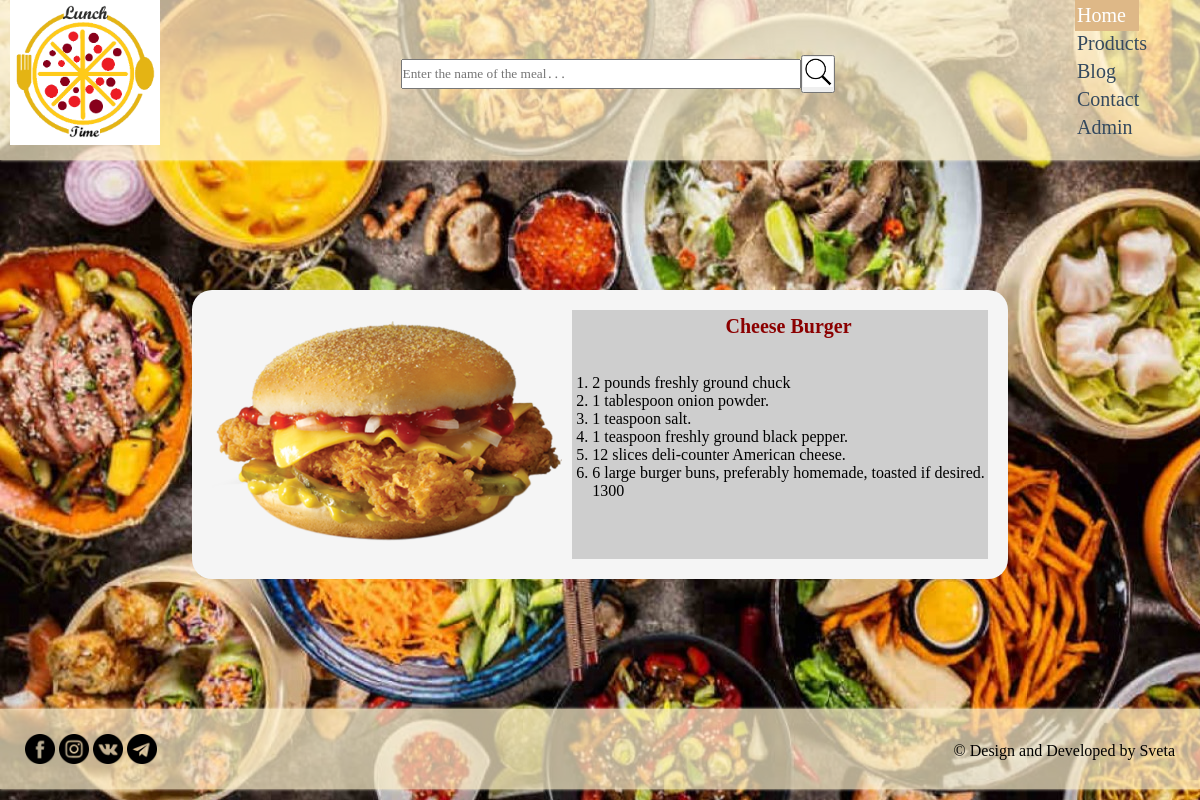
Page /single.php?id=1 on the committed database.
### tables this page shows
CREATE TABLE `products` (
  `id` int(11) NOT NULL AUTO_INCREMENT,
  `image` text NOT NULL,
  `title` text NOT NULL,
  `price` int(11) NOT NULL,
  PRIMARY KEY (`id`)
);

### single.php (the view, shortened to what this page needs)
<?php
    $date = mysqli_connect('localhost', 'root', '', 'webphp');
     if($date){
        $query ="SELECT * FROM `products` WHERE `id`=".$_GET['id'];
        $response=mysqli_query($date, $query);
        if(!empty($response)) {
        $product = mysqli_fetch_assoc($response);
        }else{
            echo 'DateBase Error';
        }
     }
    ?>
<!DOCTYPE html>
<html lang="en">
<head>
    <link rel="stylesheet" href="style.css">
</head>
<body>
    <header>
        <div class="header">
            <div class="header1">
              <div class="header_img">
                <a href="/web2/index.php">
                    <img src="Images/logo.png" alt="Logo" width="150">
                </a>
              </div>
            </div>
            <div class="header2">
                <div class="search">
                    <input type="text" name="text" placeholder="Enter the name of the meal․․․">
                </div>
                <div class="search_btn">
                    <button><img src="Images/searchbutton.png" alt=""></button>
                </div>
            </div>
            <div class="header3">
				<?php include("menu.php") ?>
			</div>
        </div>
    </header>
    <main>
        <div class="content_singl">
            <div  class="image">
                 <img src="/Web2/Cookies/food/<?php echo $product["image"] ?>" alt="burger">
            </div>
            <div class="desc">
                <p id="name"><?php echo $product["title"] ?></p> <br><br>
                <ol>
                    <li>2 pounds freshly ground chuck</li>
                    <li>1 tablespoon onion powder.</li>
                    <li>1 teaspoon salt.</li>
                    <li>1 teaspoon freshly ground black pepper.</li>
                    <li>12 slices deli-counter American cheese.</li>
                    <li>6 large burger buns, preferably homemade, toasted if desired.</li>
                </ol>
                <?php echo $product["price"] ?>
            </div>
        </div>
    </main>
    <footer>
      <div class="footer">
        <div class="sites">
            <a href="https://www.facebook.com/" target="_blank"><img src="Images/facebook.png" alt="facebook"></a>
            <a href="https://www.instagram.com/" target="_blank"><img src="Images/instagram.png" alt="Instagram"></a>
            <a href="https://www.vk.com/" target="_blank"><img src="Images/vk.png" alt="Vk"></a>
            <a href="https://www.telegram.org/" target="_blank"><img src="Images/telegram.png" alt="telegram"></a>
        </div>
        <div class="textby">
            <p>&#169;&nbsp;Design and Developed by Sveta</p>
        </div>
      </div>
    </footer>
</body>
</html>

### style.css (style rules this page uses)
* { margin: 0; padding: 0; box-sizing: border-box; font-family: "Lucida Sans, Monaco, monospace"; }
body { background-image: url("Images/back222.jpg"); display: flex; flex-direction: column; min-height: 100vh; }
header { height: 160px; box-shadow: 0px 0px 3px rgb(255, 243, 210); background-color: rgba(255, 243, 205, 0.7); }
.header { margin: 0 auto; padding: 0px 40px 0px 10px; display: flex; justify-content: space-between; align-items: flex-start; align-items: center; }
.header2 { display: flex; justify-content: flex-start; align-items: center; }
.search input { width: 400px; height: 30px; }
.search_btn img { width: 30px; }
footer { height: 80px; box-shadow: 0px 0px 3px rgb(255, 243, 210); background-color: rgba(255, 243, 205, 0.7); }
.footer { display: flex; justify-content: space-between; align-items: center; padding: 25px; }
.sites img { width: 30px; }
.content_singl { margin: 130px auto; background-color: whitesmoke; width: max-content; border-radius: 20px; padding: 20px; display: flex; justify-content: space-around; }
.image img { width: 350px; }
.desc { margin-left: 10px; background-color: #cecece; padding: 5px 3px 2px 20px; }
#name { color: darkred; font-weight: bold; font-size: 20px; text-align: center; }

### rows in the picture
products: image (picture), title "Cheese Burger", price "1300"
